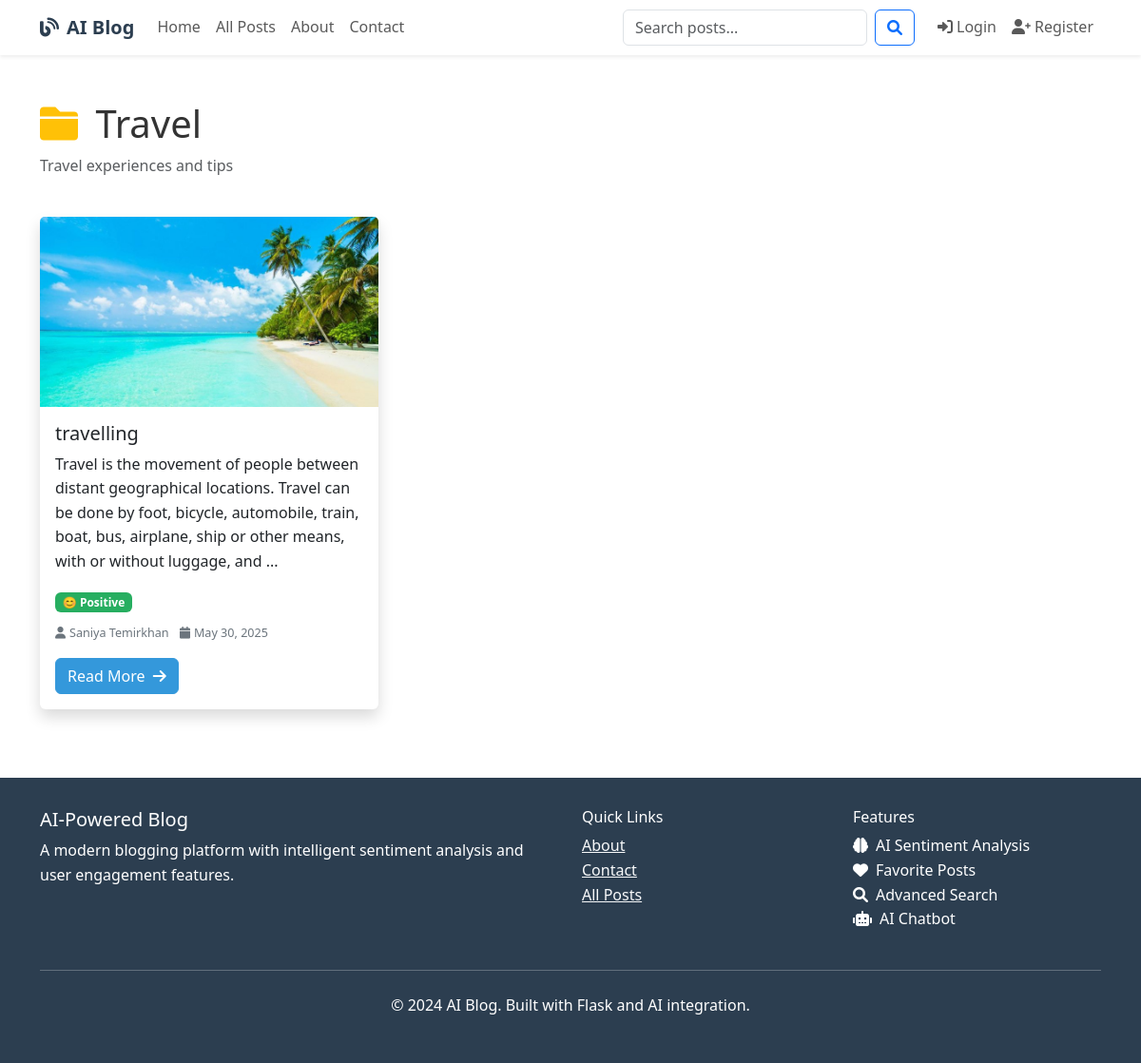
/category/3, run on an earlier commit of the app's database.
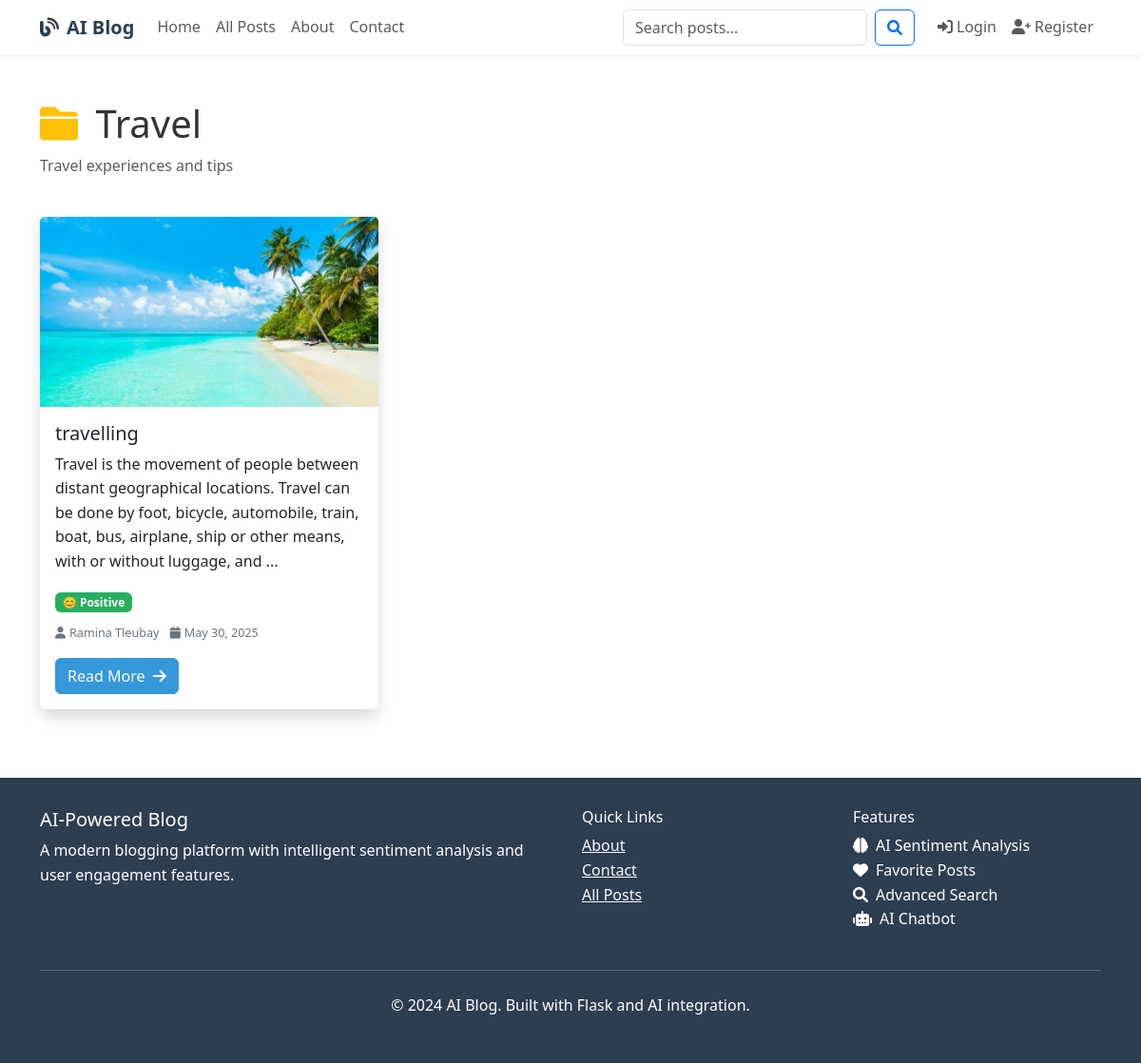
And on a later commit of the database.
### models.py (models this page shows, shortened)
class BlogPost(db.Model):
    id = db.Column(db.Integer, primary_key=True)
    title = db.Column(db.String(200), nullable=False)
    content = db.Column(db.Text, nullable=False)
    summary = db.Column(db.String(500))
    featured_image = db.Column(db.String(200))
    created_at = db.Column(db.DateTime, default=datetime.utcnow)
    updated_at = db.Column(db.DateTime, default=datetime.utcnow, onupdate=datetime.utcnow)
    published = db.Column(db.Boolean, default=True)
    views = db.Column(db.Integer, default=0)
    sentiment_score = db.Column(db.Float)  # -1 to 1 (negative to positive)
    sentiment_label = db.Column(db.String(20))  # 'positive', 'negative', 'neutral'
    sentiment_confidence = db.Column(db.Float)  # 0 to 1
    user_id = db.Column(db.Integer, db.ForeignKey('user.id'), nullable=False)
    category_id = db.Column(db.Integer, db.ForeignKey('category.id'))
    comments = db.relationship('Comment', backref='post', lazy='dynamic', cascade='all, delete-orphan')
    favorites = db.relationship('Favorite', backref='post', lazy='dynamic', cascade='all, delete-orphan')
    tags = db.relationship('Tag', secondary='post_tags', back_populates='posts')
    def get_sentiment_emoji(self):
        if self.sentiment_label == 'positive':
            return '😊'
        elif self.sentiment_label == 'negative':
            return '😔'
        else:
            return '😐'

class User(UserMixin, db.Model):
    id = db.Column(db.Integer, primary_key=True)
    username = db.Column(db.String(80), unique=True, nullable=False)
    email = db.Column(db.String(120), unique=True, nullable=False)
    password_hash = db.Column(db.String(120), nullable=False)
    first_name = db.Column(db.String(50), nullable=False)
    last_name = db.Column(db.String(50), nullable=False)
    bio = db.Column(db.Text)
    profile_image = db.Column(db.String(200), default='default.jpg')
    created_at = db.Column(db.DateTime, default=datetime.utcnow)
    is_active = db.Column(db.Boolean, default=True)
    posts = db.relationship('BlogPost', backref='author', lazy='dynamic', cascade='all, delete-orphan')
    comments = db.relationship('Comment', backref='author', lazy='dynamic', cascade='all, delete-orphan')
    favorites = db.relationship('Favorite', backref='user', lazy='dynamic', cascade='all, delete-orphan')
    def get_full_name(self):
        return f"{self.first_name} {self.last_name}"

### blueprints/main.py (the view)
@main_bp.route('/category/<int:category_id>')
def category_posts(category_id):
    try:
        category = Category.query.get_or_404(category_id)
        page = request.args.get('page', 1, type=int)
        posts = BlogPost.query.filter_by(category_id=category_id, published=True)\
                              .order_by(desc(BlogPost.created_at))\
                              .paginate(page=page, per_page=12, error_out=False)
        return render_template('main/category_posts.html', posts=posts, category=category)
    except Exception as e:
        print(f"Category posts error: {e}")
        flash('Category not found.', 'danger')
        return redirect(url_for('main.index'))

### templates/main/category_posts.html (shortened to what this page needs)
{% extends "base.html" %}
{% block content %}
<div class="container py-5">
    <div class="row">
        <div class="col-12 mb-4">
            <h1 class="mb-2">
                <i class="fas fa-folder me-2" style="color: {{ category.color }}"></i>
                {{ category.name }}
            </h1>
            {% if category.description %}
            <p class="text-muted">{{ category.description }}</p>
            {% endif %}
        </div>
    </div>
    <div class="row">
        {% if posts %}
        {% for post in posts %}
        <div class="col-lg-4 col-md-6 mb-4">
            <div class="card h-100 shadow">
                {% if post.featured_image %}
                <img src="{{ url_for('static', filename='uploads/posts/' + post.featured_image) }}"
                     class="card-img-top" alt="{{ post.title }}" style="height: 200px; object-fit: cover;">
                {% endif %}
                <div class="card-body d-flex flex-column">
                    <h5 class="card-title">{{ post.title }}</h5>
                    <p class="card-text">{{ post.summary or post.content[:150] + '...' }}</p>
                    {% if post.sentiment_label %}
                    <div class="mb-2">
                        <span class="badge sentiment-{{ post.sentiment_label }}">
                            {{ post.get_sentiment_emoji() }} {{ post.sentiment_label.title() }}
                        </span>
                    </div>
                    {% endif %}
                    <div class="post-meta mb-3">
                        <small>
                            <i class="fas fa-user me-1"></i>{{ post.author.get_full_name() }}
                            <i class="fas fa-calendar ms-2 me-1"></i>{{ post.created_at.strftime('%B %d, %Y') }}
                        </small>
                    </div>
                    <div class="mt-auto">
                        <a href="{{ url_for('blog.view_post', id=post.id) }}" class="btn btn-primary">
                            Read More <i class="fas fa-arrow-right ms-1"></i>
                        </a>
                    </div>
                </div>
            </div>
        </div>
        {% endfor %}
        {% endif %}
    </div>
</div>
{% endblock %}

What changed in the data, as far as the page shows it:
changed BlogPost "travelling": author.get_full_name "Saniya Temirkhan" → "Ramina Tleubay"
